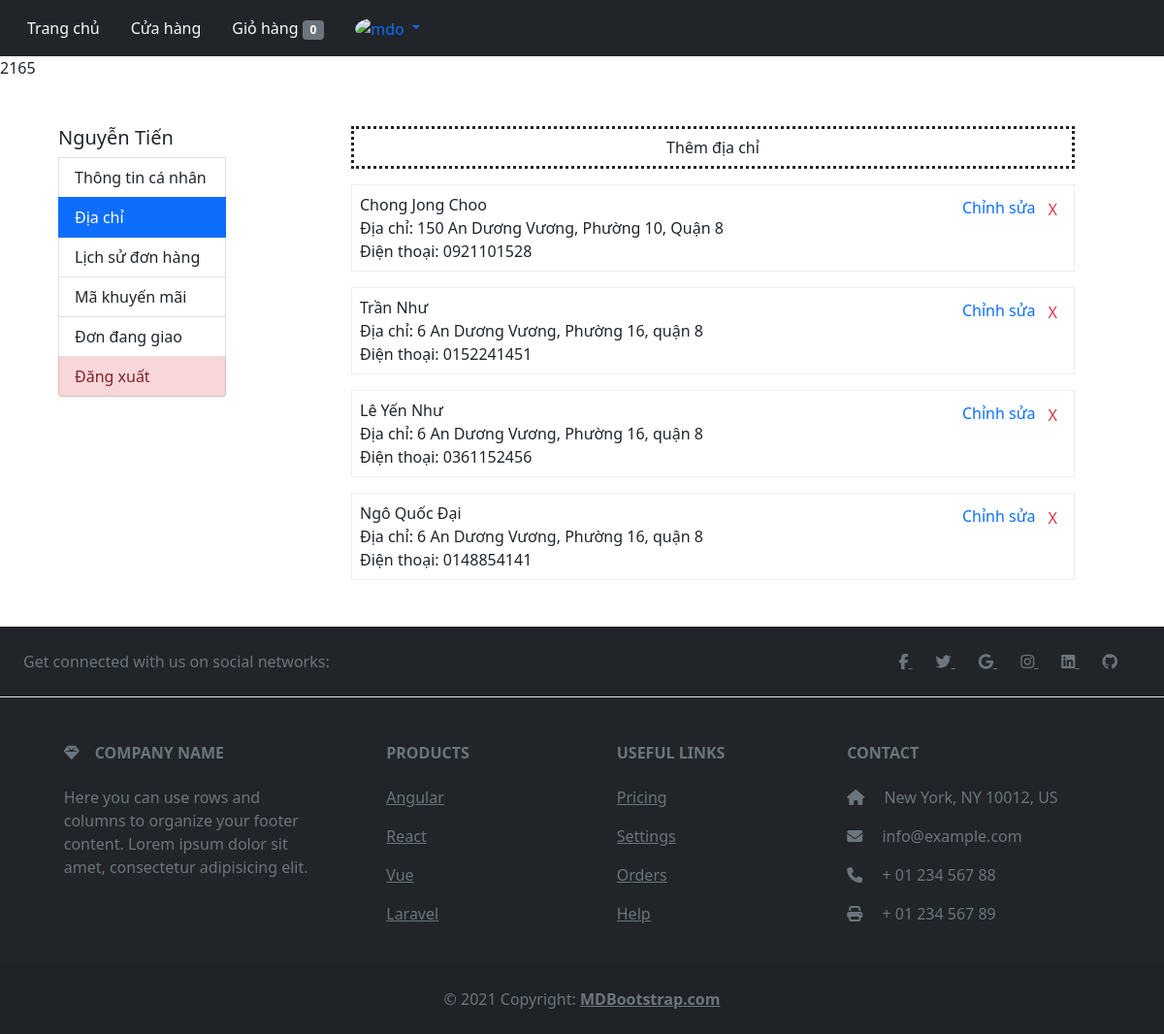
Page /user/diachi.php?diachi&id=2165 (signed in) on the earlier database version.
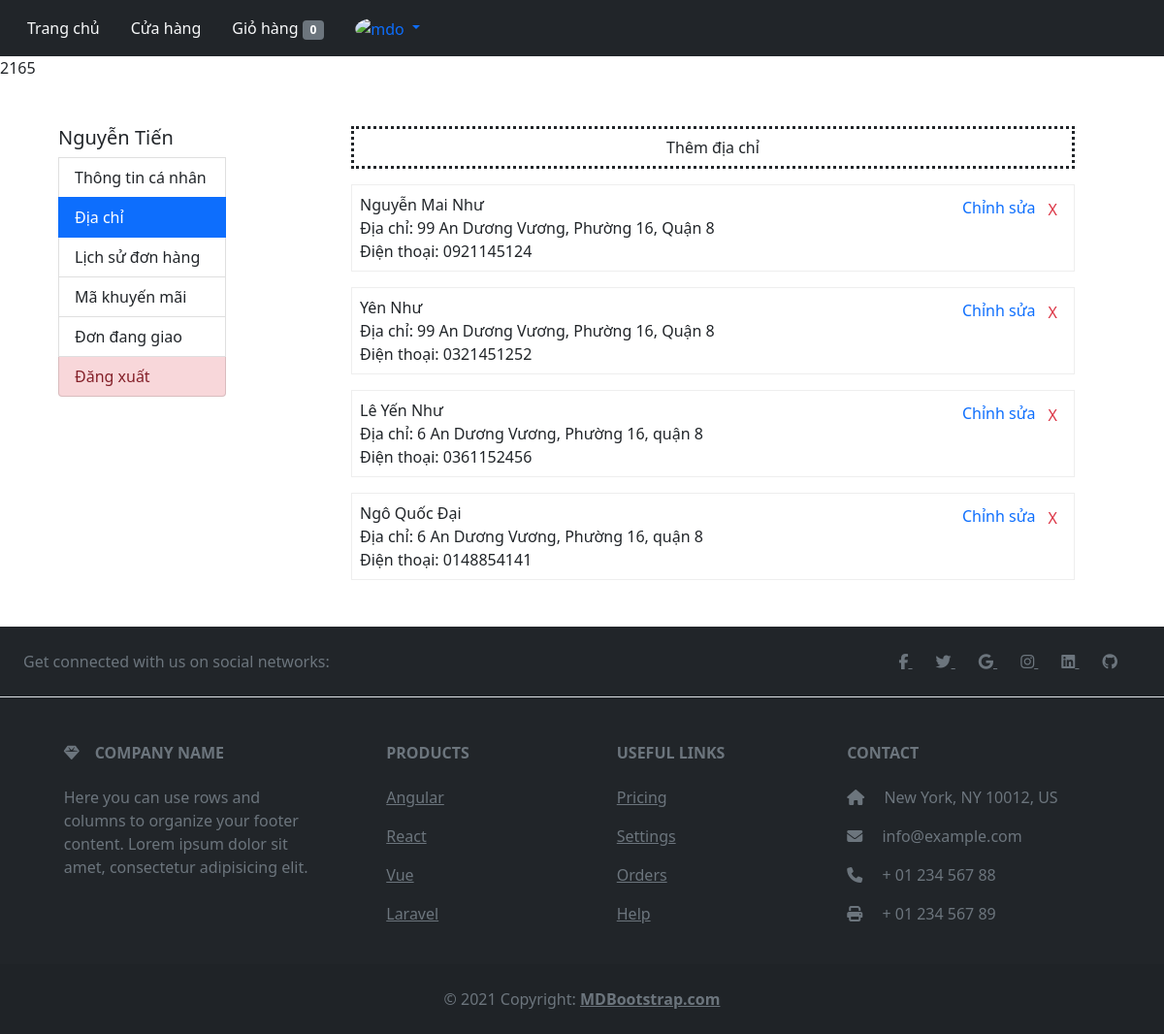
Same page on the later database version.
### tables this page shows
CREATE TABLE `diachikhach` (
  `id_user` int(11) NOT NULL,
  `id_addr` int(11) NOT NULL,
  `name` varchar(50) NOT NULL,
  `phone` varchar(11) NOT NULL,
  `addr` varchar(100) NOT NULL
);

### query.php (called while the page is built, shortened)
<?php
function connection(){
    $conn = mysqli_connect(HOST, USERNAME, PASSWORD, DATABASE);
    return $conn;
}
function executeResult($sql){
	$conn = connection();
	$result = mysqli_query($conn, $sql);
	$data   = [];
	if ($result != null) {
		while ($row = mysqli_fetch_assoc($result)) {
			$data[] = $row;
		}
	}
	return $data;
}
?>

### user/diachi.php (the view, shortened to what this page needs)
<!DOCTYPE html>
<html lang="en">
<head>
    <link href="https://cdn.jsdelivr.net/npm/bootstrap@5.0.2/dist/css/bootstrap.min.css" rel="stylesheet">
</head>
<body>
    <nav class="navbar navbar-expand-lg navbar-dark bg-dark">
        <div class="container-fluid">
            <div class="collapse navbar-collapse" id="navbarNav">
                <ul class="nav nav-pills align-items-center">
                    <li class="nav-item">
                        <a class="nav-link text-light" aria-current="page" href="../index.php">Trang chủ</a>
                    </li>
                    <li class="nav-item">
                        <a class="nav-link text-light" href="../cuahang.php">Cửa hàng</a>
                    </li>
                    <?php
                    if (isset($_SESSION['email'])) {
                        echo '
                        <li class="nav-item">
                        <a class="nav-link text-light" href="../user/cart.php">
                            Giỏ hàng <span class="badge bg-secondary" id="badge bg-secondary">0</span></a>
                    </li>
                        <li class="nav-item dropdown">
                            <a class="nav-link dropdown-toggle" href="#" id="navbarDarkDropdownMenuLink"  data-bs-toggle="dropdown" aria-expanded="false">
                                <img src="https://github.com/mdo.png" alt="mdo" width="32" height="32" class="rounded-circle">
                            </a>
                            <ul class="dropdown-menu dropdown-menu-dark" aria-labelledby="navbarDarkDropdownMenuLink">
                                <li><a class="dropdown-item" href="./filephp/user/taikhoan/canhan.php">Tài khoản</a></li>
                                <li><a class="dropdown-item" href="#">Đơn hàng</a></li>
                                <li><a class="dropdown-item" href="#">Phản ánh</a></li>
                                <li><hr class="dropdown-divider"></li>
                                <li><a class="dropdown-item" href="#">Đăng xuất</a></li>
                            </ul>
                        </li>';
                    } else echo
                    '<li class="nav-item">
                            <a class="nav-link text-light" href="./filephp/user/login_resgin/login_user.php">Đăng nhập</a>
                        </li>';
                    ?>
                </ul>
            </div>
        </div>
    </nav>
    <?php
    echo $_SESSION['iduser'] ?>
    <div style="display: flex; width:90%; margin:3rem auto 3rem auto; justify-content: space-between;">
        <div id="menu" class="list-group" style="width:16%;">
            <h5>Nguyễn Tiến</h5>
            <a type="button" class="list-group-item list-group-item-action" href='./canhan.php?id=<?= $_SESSION['iduser'] ?>'>Thông tin cá nhân</a>
            <button type="button" class="list-group-item list-group-item-action active">Địa chỉ</button>
            <a type="button" class="list-group-item list-group-item-action" href="./lichsudonhang.php?lichsu&id=<?= $_SESSION['iduser'] ?>">Lịch sử đơn hàng</a>
            <a type="button" class="list-group-item list-group-item-action" href="./makhuyenmai.php?makhuyenmai&id=<?= $_SESSION['iduser'] ?>">Mã khuyến mãi</a>
            <button type="button" class="list-group-item list-group-item-action">Đơn đang giao</button>
            <button type="button" class="list-group-item list-group-item-action list-group-item-danger">Đăng xuất</button>
        </div>
        <div id="manhinh" style="width:75%;">
            <div class="ttcanhan" style="padding:0 2rem;">
                <div style="text-align: center;border: dotted;">
                    <button type="button" class="btn" data-bs-toggle="modal" data-bs-target="#exampleModal">
                        Thêm địa chỉ
                    </button>
                </div>
                <div id="addruser">
                    <?php
                    require_once('../query.php');
                    if (isset($_GET['diachi'])) {
                        $s = '';
                        $id = $_GET['id'];
                        $sql = "SELECT * FROM diachikhach where id_user={$id}";
                        $result = executeResult($sql);
                        foreach ($result as $arr) {
                            $s .= '<div class="item mt-3" style="border: 1px ridge">
                                    <div class="d-flex justify-content-between p-2">
                                        <div class="info">
                                            <div class="name">' . $arr['name'] . '</div>
                                            <div class="address"><span>Địa chỉ: </span>' . $arr['addr'] . '</div>
                                            <div class="phone"><span>Điện thoại: </span>' . $arr['phone'] . '</div>
                                        </div>
                                        <div><a class="text-primary text-decoration-none fs-6" >Chỉnh sửa</a>
                                            <a class="btn text-danger btn-sm fs-6" onclick="xoaDiaChi(this, ' . $arr['id_addr'] . ')">X</a>
                                        </div>
                                    </div>
                                </div>';
                        }
                        echo $s;
                    }
                    ?>
                </div>
            </div>
        </div>
    </div>
    <footer class="text-center text-lg-start bg-dark text-muted">
        <section class="d-flex justify-content-center justify-content-lg-between p-4 border-bottom">
            <div class="me-5 d-none d-lg-block">
                <span>Get connected with us on social networks:</span>
            </div>
            <div>
                <a href="" class="me-4 text-reset">
                    <i class="fab fa-facebook-f"></i>
                </a>
                <a href="" class="me-4 text-reset">
                    <i class="fab fa-twitter"></i>
                </a>
                <a href="" class="me-4 text-reset">
                    <i class="fab fa-google"></i>
                </a>
                <a href="" class="me-4 text-reset">
                    <i class="fab fa-instagram"></i>
                </a>
                <a href="" class="me-4 text-reset">
                    <i class="fab fa-linkedin"></i>
                </a>
                <a href="" class="me-4 text-reset">
                    <i class="fab fa-github"></i>
                </a>
            </div>
        </section>
        <section class="">
            <div class="container text-center text-md-start mt-5">
                <div class="row mt-3">
                    <div class="col-md-3 col-lg-4 col-xl-3 mx-auto mb-4">
                        <h6 class="text-uppercase fw-bold mb-4">
                            <i class="fas fa-gem me-3"></i>Company name
                        </h6>
                        <p>
                            Here you can use rows and columns to organize your footer content. Lorem ipsum
                            dolor sit amet, consectetur adipisicing elit.
                        </p>
                    </div>
                    <div class="col-md-2 col-lg-2 col-xl-2 mx-auto mb-4">
                        <h6 class="text-uppercase fw-bold mb-4">
                            Products
                        </h6>
                        <p>
                            <a href="#!" class="text-reset">Angular</a>
                        </p>
                        <p>
                            <a href="#!" class="text-reset">React</a>
                        </p>
                        <p>
                            <a href="#!" class="text-reset">Vue</a>
                        </p>
                        <p>
                            <a href="#!" class="text-reset">Laravel</a>
                        </p>
                    </div>
                    <div class="col-md-3 col-lg-2 col-xl-2 mx-auto mb-4">
                        <h6 class="text-uppercase fw-bold mb-4">
                            Useful links
                        </h6>
                        <p>
                            <a href="#!" class="text-reset">Pricing</a>
                        </p>
                        <p>
                            <a href="#!" class="text-reset">Settings</a>
                        </p>
                        <p>
                            <a href="#!" class="text-reset">Orders</a>
                        </p>
                        <p>
                            <a href="#!" class="text-reset">Help</a>
                        </p>
                    </div>
                    <div class="col-md-4 col-lg-3 col-xl-3 mx-auto mb-md-0 mb-4">
                        <h6 class="text-uppercase fw-bold mb-4">
                            Contact
                        </h6>
                        <p><i class="fas fa-home me-3"></i> New York, NY 10012, US</p>
                        <p>
                            <i class="fas fa-envelope me-3"></i>
                            info@example.com
                        </p>
                        <p><i class="fas fa-phone me-3"></i> + 01 234 567 88</p>
                        <p><i class="fas fa-print me-3"></i> + 01 234 567 89</p>
                    </div>
                </div>
            </div>
        </section>
        <div class="text-center p-4" style="background-color: rgba(0, 0, 0, 0.05);">
            © 2021 Copyright:
            <a class="text-reset fw-bold" href="https://mdbootstrap.com/">MDBootstrap.com</a>
        </div>
    </footer>
</body>
</html>

Differences in the rows shown:
removed diachikhach: name "Chong Jong Choo", addr "150 An Dương Vương, Phường 10, Quận 8", phone "0921101528"
removed diachikhach: name "Trần Như", addr "6 An Dương Vương, Phường 16, quận 8", phone "0152241451"
added diachikhach: name "Nguyễn Mai Như", addr "99 An Dương Vương, Phường 16, Quận 8", phone "0921145124"
added diachikhach: name "Yên Như", addr "99 An Dương Vương, Phường 16, Quận 8", phone "0321451252"
